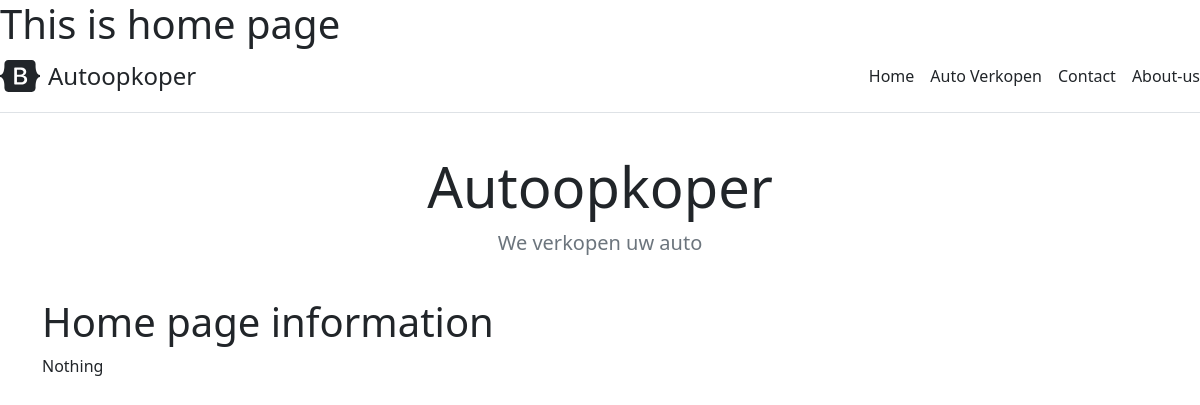
Before: / with the older database file.
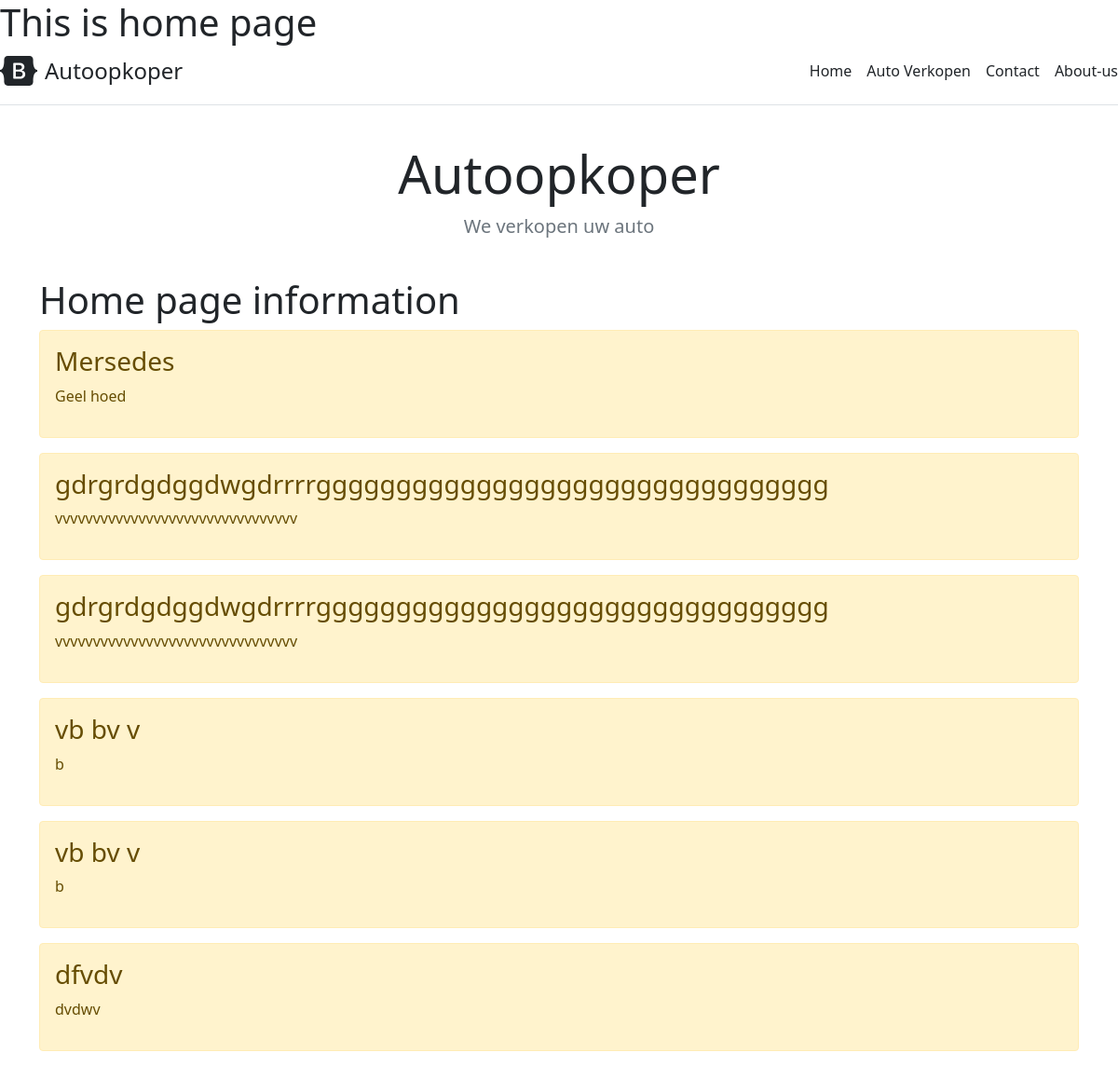
After: the same page with the newer database file.
### main/models.py (models this page shows, shortened)
class Task(models.Model):
    title = models.CharField('Merk : ', max_length=50)
    task = models.TextField( 'Beschrijving:')
    class Meta:
        verbose_name ='Brandstof:'
        verbose_name_plural = "Brandstofs"

### main/views.py (the view)
# urls.py: path('', views.index, name='home'),
def index(request):
    tasks = Task.objects.order_by('id')
    return render(request, 'main/index.html', {'title': 'Main page', 'tasks': tasks})

### main/templates/main/index.html (shortened to what this page needs)
{% extends 'main/base.html'%}
{% block content %}
    <h1>Home page information</h1>
    {%if tasks%}
    {% for el in tasks %}
    <div class="alert alert-warning mt-2">
        <h3>{{ el.title }}</h3>
        <p>{{el.task}}</p>
    </div>
    {%endfor%}
   {% else %}
    <p>Nothing</p>
    {% endif %}
{%endblock%}

Changed rows visible on the page:
added Task: title "Mersedes", task "Geel hoed"
added Task: title "gdrgrdgdggdwgdrrrrgggggggggggggggggggggggggggggggg", task "vvvvvvvvvvvvvvvvvvvvvvvvvvvvvvvv"
added Task: title "gdrgrdgdggdwgdrrrrgggggggggggggggggggggggggggggggg", task "vvvvvvvvvvvvvvvvvvvvvvvvvvvvvvvv"
added Task: title "vb bv v", task "b"
added Task: title "vb bv v", task "b"
added Task: title "dfvdv", task "dvdwv"
Other visible differences:
text no longer shown: "Nothing"
